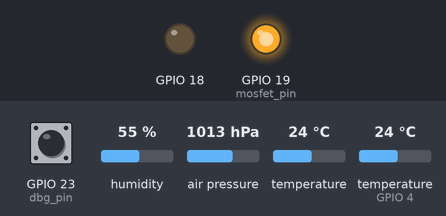
Bench run of a program on a simulated ESP32 board running MicroPython. Parts: output pins drawn as LEDs (lit = HIGH). The test bench sets the inputs (shaded band); at power-on: GPIO 23 (dbg_pin) HIGH, humidity 55 %, air pressure 1013 hPa, temperature 24 °C, temperature (sensor on GPIO 4) 24 °C. Deep sleep restarts the program when it ends; library files of the repository ran but are not shown: BME280.py.

Above: at 0.1 s.
At 55.7 s:
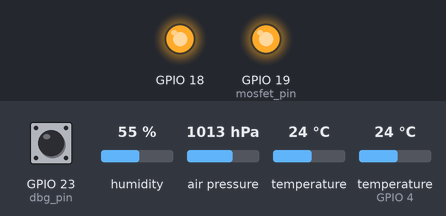
At 112.7 s:
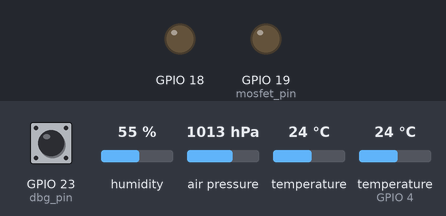
Timing chart, 0 to 114.2 s (numbered marks = the images above):
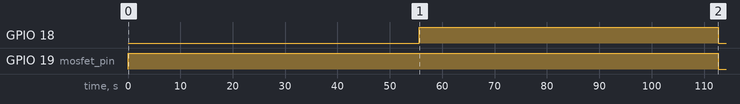

The program:

main.py
```python
# main.py
try:
    import pms7003
    import sim7000e
    import BME280
    import dht
    from time import sleep
    import machine
    from machine import Pin, I2C, WDT
except ImportError as i_err:
    print(i_err)

#---Debug helper:---
dbg_pin = Pin(23, Pin.IN, Pin.PULL_UP)
DBG = bool(dbg_pin.value() == 0)

#---WDT:---
wdt = WDT(timeout=150000)

#---Fields list:---
thingspeak_fields = [None, None, None, None, None, None, None, None]

#---Error flag and list:---
error_flag = False
error_list = []

#---Mosfet pin:---
mosfet_pin = Pin(19, Pin.OUT)

#---Init SIM7000E module:---
try:
    sim = sim7000e.SIM7000E()  # UART2(rx:16, tx:17)
except Exception:
    error_flag = True
    error_list.append('"SIM7000E": "Init Error"')

#---Init PMS7003 sensor:---
try:
    pms_sensor = pms7003.PMS7003()  # UART1(rx:21, tx:22)
except Exception:
    error_flag = True
    error_list.append('"PMS7003": "Init Error"')

#---Power on mosfet:---
mosfet_pin.value(1)  # Power on mosfet
sleep(0.5)
if DBG:
    print("MOSFET: ON")

#---Init BMP280 sensor:---
try:
    i2c = I2C(sda=Pin(25), scl=Pin(26), freq=10000)  # i2c for bmp280
    bme = BME280.BME280(i2c=i2c) # bmp280 sensor (but using bme library)
except Exception:
    error_flag = True
    error_list.append('"BME280": "Init Error"')

#---Init DHT22 sensor:---
try:
    dht_s = dht.DHT22(Pin(4))
except Exception:
    error_flag = True
    error_list.append('"DHT22": "Init Error"')

#---Start PMS sensor:---
pms_sensor.send_command("wakeup")
pms_sensor.send_command("passive")

#---Wait 10 seconds:---
sleep(10)

#---Read from BMP280:---
try:
    thingspeak_fields[0] = str(bme.temperature)
    thingspeak_fields[1] = str(bme.pressure)
except Exception:
    error_flag = True
    error_list.append('"BME280": "Read Error"')

#---Read from DHT22:---
try:
    dht_s.measure()
    thingspeak_fields[2] = str(dht_s.humidity())
except Exception:
    error_flag = True
    error_list.append('"DHT22": "Read Error"')

#---Wait 30 seconds:---
sleep(30)

#---Read request PMS7003:---
pms_sensor.uart_clear_trash()
pms_sensor.send_command("read")

#---Wait 15 seconds:---
sleep(15)

#---Read response from PMS7003:---
if pms_sensor.read_transmission():
    thingspeak_fields[3] = str(pms_sensor.pm1_0())
    thingspeak_fields[4] = str(pms_sensor.pm2_5())
    thingspeak_fields[5] = str(pms_sensor.pm10())
    thingspeak_fields[6] = str(pms_sensor.num_of_par_0_3um_in_0_1L())
    thingspeak_fields[7] = str(pms_sensor.num_of_par_0_5um_in_0_1L())
else:
    error_flag = True
    error_list.append('"PMS7003": "Transmission Error"')

#---Sleep PMS7003:---
pms_sensor.send_command("sleep")

#---Power on SIM7000E module, connect to ThingSpeak, send data and disconnect:---
sim.power_on(echo=bool(DBG))
sim.connect_to_thingspeak(gsm_apn='internet')
if DBG:
    print(thingspeak_fields)
sim.send_to_thingspeak(api_key='BY3E4OY6MMTCFJLR', fields=thingspeak_fields)
sim.disconnect_from_thingspeak()

#---Send SMS with errors:---
if error_flag:
    txt = '"Errors:"\n' + str(error_list)
    sim.send_sms('+48783846076', txt)

#---Power off SIM7000E module:---
sim.power_off()

#---Power off mosfet:---
mosfet_pin.value(0)

#---ESP32 deepsleep:---
wdt.feed()
x = 3600000
if DBG:
    print("SLEEP for " + str(3) +  "seconds")
    machine.deepsleep(3000)
else:
    machine.deepsleep(x)
```

pms7003.py
```python
# pms7003.py
try:
    from machine import UART, Pin
except ImportError as i_err:
    print(i_err)

# Debug:
dbg_pin = Pin(23, Pin.IN, Pin.PULL_UP)
DBG = bool(dbg_pin.value() == 0)

# COMMANDS:
active = "active"
passive = "passive"
sleep = "sleep"
wakeup = "wakeup"
read = "read"

# Data index in measures list:
DATA_1 = PM1_0CF1 = 0  # PM1.0 concentration unit ug/m3 (CF = 1, standard particle)
DATA_2 = PM2_5CF1 = 1  # PM2.5 concentration unit ug/m3 (CF = 1, standard particle)
DATA_3 = PM10CF1 = 2  # PM10 concentration unit ug/m3 (CF = 1, standard particle)
DATA_4 = PM1_0 = 3  # PM1.0 concentration unit ug/m3 (under atmospheric environment)
DATA_5 = PM2_5 = 4  # PM2.5 concentration unit ug/m3 (under atmospheric environment)
DATA_6 = PM10 = 5  # PM10 concentration unit ug/m3 (under atmospheric environment)
DATA_7 = NUM_OF_PAR_0_3_UM_IN_0_1_L_OF_AIR = 6  # Number of particles with diameter beyond 0.3 um in 0.1 L of air
DATA_8 = NUM_OF_PAR_0_5_UM_IN_0_1_L_OF_AIR = 7  # Number of particles with diameter beyond 0.5 um in 0.1 L of air
DATA_9 = NUM_OF_PAR_1_UM_IN_0_1_L_OF_AIR = 8  # Number of particles with diameter beyond 1.0 um in 0.1 L of air
DATA_10 = NUM_OF_PAR_2_5_UM_IN_0_1_L_OF_AIR = 9  # Number of particles with diameter beyond 2.5 um in 0.1 L of air
DATA_11 = NUM_OF_PAR_5_0_UM_IN_0_1_L_OF_AIR = 10  # Number of particles with diameter beyond 5.0 um in 0.1 L of air
DATA_12 = NUM_OF_PAR_10_UM_IN_0_1_L_OF_AIR = 11  # Number of particles with diameter beyond 10 um in 0.1 L of air
# Call Factor: CF=1 should be used in the factory environment

class PMS7003():
    """PMS7003 air quality sensor class"""
    def __init__(self, uart_num=1, rx=21, tx=22):
        """Create PMS7003 sensor object on given UART pins.
        Default is UART1, rx: 21, tx: 22"""
        self.uart_num = uart_num
        self.rx = rx
        self.tx = tx
        self.pms_uart = UART(self.uart_num, 9600)
        self.pms_uart.init(baudrate=9600, parity=None, stop=1, rx=self.rx, tx=self.tx)
        self.uart_flag = True
        self.read_flag = False
        self.measures = [0, 0, 0, 0, 0, 0, 0, 0, 0, 0, 0, 0]
        if DBG:
            print("PMS: Init")

    def uart_deinit(self):
        self.pms_uart.deinit()
        self.uart_flag = False

    def uart_reinit(self):
        self.pms_uart = UART(self.uart_num, 9600)
        self.pms_uart.init(baudrate=9600, parity=None, stop=1, rx=self.rx, tx=self.tx)
        self.uart_flag = True

    def uart_clear_trash(self):
        self.pms_uart.read()

    def read_transmission(self):
        """Read serial data, process them and update class variables"""
        if self.pms_uart.any() >= 1:
            data = self.pms_uart.read(32)
        else:
            if DBG:
                print("Empty uart")
            self.read_flag = False
            return False

        if data[0] == 0x42 and data[1] == 0x4d:
            start_bits_flag = True
        else:
            start_bits_flag = False
            if DBG:
                print('Start Bits ERROR')

        if int.from_bytes(data[2:4], "big") == 28:
            data_length_flag = True
        else:
            data_length_flag = False
            if DBG:
                print("Transmission Length ERROR")

        check_code = int.from_bytes(data[30:32], "big")
        my_sum = sum(data[:30])

        if my_sum == check_code:
            check_code_flag = True
        else:
            check_code_flag = False
            if DBG:
                print("Check Sum ERROR")

        if start_bits_flag is True and data_length_flag is True and check_code_flag is True:
            for c in range(len(self.measures)):
                self.measures[c] = int.from_bytes(data[c*2+4 : c*2+6], "big")
            self.read_flag = True
            return True
        self.read_flag = False
        return False

    def print_all_data(self):
        """Prints list of measures in console"""
        print('PM1.0 = ' + str(self.measures[DATA_1]) + ' ug/m3, factory environment')
        print('PM2.5 = ' + str(self.measures[DATA_2]) + ' ug/m3, factory environment')
        print('PM10 = ' + str(self.measures[DATA_3]) + ' ug/m3, factory environment')
        print('PM1.0 = ' + str(self.measures[DATA_4]) + ' ug/m3, atmospheric environment')
        print('PM2.5 = ' + str(self.measures[DATA_5]) + ' ug/m3, atmospheric environment')
        print('PM10 = ' + str(self.measures[DATA_6]) + ' ug/m3, atmospheric environment')
        print('Number of particles with diameter beyond 0.3 um in 0.1L of air = ' + str(self.measures[DATA_7]))
        print('Number of particles with diameter beyond 0.5 um in 0.1L of air = ' + str(self.measures[DATA_8]))
        print('Number of particles with diameter beyond 1.0 um in 0.1L of air = ' + str(self.measures[DATA_9]))
        print('Number of particles with diameter beyond 2.5 um in 0.1L of air = ' + str(self.measures[DATA_10]))
        print('Number of particles with diameter beyond 5.0 um in 0.1L of air = ' + str(self.measures[DATA_11]))
        print('Number of particles with diameter beyond 10 um in 0.1L of air = ' + str(self.measures[DATA_12]))

    def pm1_0(self, cf=0):
        if cf == 0:
            return self.measures[DATA_4]
        return self.measures[DATA_1]

    def pm2_5(self, cf=0):
        if cf == 0:
            return self.measures[DATA_5]
        return self.measures[DATA_2]

    def pm10(self, cf=0):
        if cf == 0:
            return self.measures[DATA_6]
        return self.measures[DATA_3]

    def num_of_par_0_3um_in_0_1L(self):
        return self.measures[DATA_7]

    def num_of_par_0_5um_in_0_1L(self):
        return self.measures[DATA_8]

    def send_command(self, command):
        """Send command to sensor. Modes: active(default) or passive. States: sleep or wakeup(default)"""
        start_b1 = 0x42
        start_b2 = 0x4d
        if command == active:
            cmd = 0xe1
            data_h = 0x00
            data_l = 0x01
            lrc_h = 0x01
            lrc_l = 0x71
        elif command == sleep:
            if DBG:
                print("PMS: sleep")
            cmd = 0xe4
            data_h = 0x00
            data_l = 0x00
            lrc_h = 0x01
            lrc_l = 0x73
        elif command == wakeup:
            if DBG:
                print("PMS: wakeup")
            cmd = 0xe4
            data_h = 0x00
            data_l = 0x01
            lrc_h = 0x01
            lrc_l = 0x74
        elif command == read:
            cmd = 0xe2
            data_h = 0x00
            data_l = 0x00
            lrc_h = 0x01
            lrc_l = 0x71
        elif command == passive:
            if DBG:
                print("PMS: passive")
            cmd = 0xe1
            data_h = 0x00
            data_l = 0x00
            lrc_h = 0x01
            lrc_l = 0x70
        else:
            return
        protocol = bytearray([start_b1, start_b2, cmd, data_h, data_l, lrc_h, lrc_l])
        self.pms_uart.write(protocol)
```

sim7000e.py
```python
# sim7000e.py
try:
    from machine import UART, Pin
    from time import sleep
except ImportError as i_err:
    print(i_err)

# Debug:
dbg_pin = Pin(23, Pin.IN, Pin.PULL_UP)
DBG = bool(dbg_pin.value() == 0)

class SIM7000E():
    """SIM7000E HAT module class"""
    def __init__(self, uart_n=2, rx=16, tx=17, pwr_pin=18):
        """Create SIM7000E object on given UART pins.
        Default is UART2, rx: 16, tx: 17, pwr: 18"""
        self.uart_n = uart_n
        self.rx = rx
        self.tx = tx

        #PWR off mode works only if you have soldered "PWR resistor" from pads B to A
        self.pwr_pin = Pin(pwr_pin, Pin.OUT)
        self.pwr_pin.value(0)

        self.sim_uart = UART(self.uart_n, 115200)
        self.sim_uart.init(baudrate=115200, parity=None, stop=1, rx=self.rx, tx=self.tx)
        if DBG:
            print("SIM: Init")

    def send_uart(self, w):
        """Send AT command to SIM module (includes 1 sec delay and prints response to serial)"""
        self.sim_uart.write(w)
        sleep(1)
        if DBG:
            self.print_uart()

    def print_uart(self):
        """Print response from SIM module over serial"""
        if self.sim_uart.any() >= 1:
            data = self.sim_uart.read()
            print(data)

    def return_uart(self):
        """Return response from SIM module"""
        if self.sim_uart.any() >= 1:
            data = self.sim_uart.read()
            return data
        return None

    def send_sms(self, number, text):
        """Send text in SMS to given number"""
        self.send_uart('AT+CMGF=1\r')
        self.send_uart('AT+CMGS="'+str(number)+'"\r')
        self.send_uart(str(text))
        self.send_uart('\x1A\r\n') # 0x1A ends data entering mode

    def power_off(self, send=True):
        """Power dowm SIM module with sending POWD command (default) or without it"""
        if send:
            self.send_uart('AT+CPOWD=1\r')
            sleep(2)
        self.pwr_pin.value(0)
        if DBG:
            print("SIM: Power off")

    def power_on(self, echo=False):
        """Power on module"""
        if DBG:
            print("SIM: Power on")
        self.pwr_pin.value(1)
        sleep(20)
        self.send_uart('AT\r')
        self.send_uart('AT\r')
        self.send_uart('AT\r')

        if echo:
            self.send_uart('ATE1\r')
        else:
            self.send_uart('ATE0\r')

        self.send_uart('AT\r')
        self.send_uart('AT+CNMI=0,0,0,0\r') # Disable all SMS notifications

    def connect_to_thingspeak(self, gsm_apn):
        """Connect to ThingSpeak server using your APN"""
        self.send_uart('AT+CNMP=13\r') # GPRS/GSM mode
        self.send_uart('AT+NBSC=1\r') # Scrambling
        self.send_uart('AT+CSTT="' + gsm_apn + '"\r') # Set APN
        self.send_uart('AT+CIICR\r') # Bring up connection
        sleep(6)
        self.send_uart('AT+CIFSR\r') # Get local address
        self.send_uart('AT+CIPSTART="TCP","api.thingspeak.com",80\r') # Start up connection
        sleep(4)

    def connect_to(self, gsm_apn, protocol, address, port):
        """Connect to some server using your APN, protocol type, address and port"""
        self.send_uart('AT+CNMP=13\r') # GPRS/GSM mode
        self.send_uart('AT+NBSC=1\r') # Scrambling
        self.send_uart('AT+CSTT="' + gsm_apn + '"\r') # Set APN
        self.send_uart('AT+CIICR\r') # Bring up connection
        sleep(6)
        self.send_uart('AT+CIFSR\r') # Get local address
        self.send_uart('AT+CIPSTART="'+protocol+'","'+address+'",'+port+'\r') # Start up connection
        sleep(4)

    def send_to_thingspeak(self, api_key, fields):
        """Send data array[8] to ThingSpeak (require your API)"""
        self.send_uart('AT+CIPSEND\r') # Send data
        self.send_uart('GET /update?api_key='+api_key+
                       '&field1='+str(fields[0])+
                       '&field2='+str(fields[1])+
                       '&field3='+str(fields[2])+
                       '&field4='+str(fields[3])+
                       '&field5='+str(fields[4])+
                       '&field6='+str(fields[5])+
                       '&field7='+str(fields[6])+
                       '&field8='+str(fields[7])+
                       '\r\n'
                       ) # Data
        self.send_uart('\x1A\r\n') # 0x1A ends data entering mode
        sleep(3)
        if DBG:
            self.print_uart()

    def disconnect_from_thingspeak(self, fast=True):
        """Disconnect"""
        if fast:
            self.send_uart('AT+CIPCLOSE=1\r')
        else:
            self.send_uart('AT+CIPCLOSE=0\r')
        # Close connection
        self.send_uart('AT+CIPSHUT\r') # Deactivate context
```

Measured:
- by itself, GPIO 18: LOW → HIGH at 55.7 s, → LOW 57.0 s later
- by itself, GPIO 19 (mosfet_pin): LOW → HIGH at 0.00 s, → LOW 113 s later
